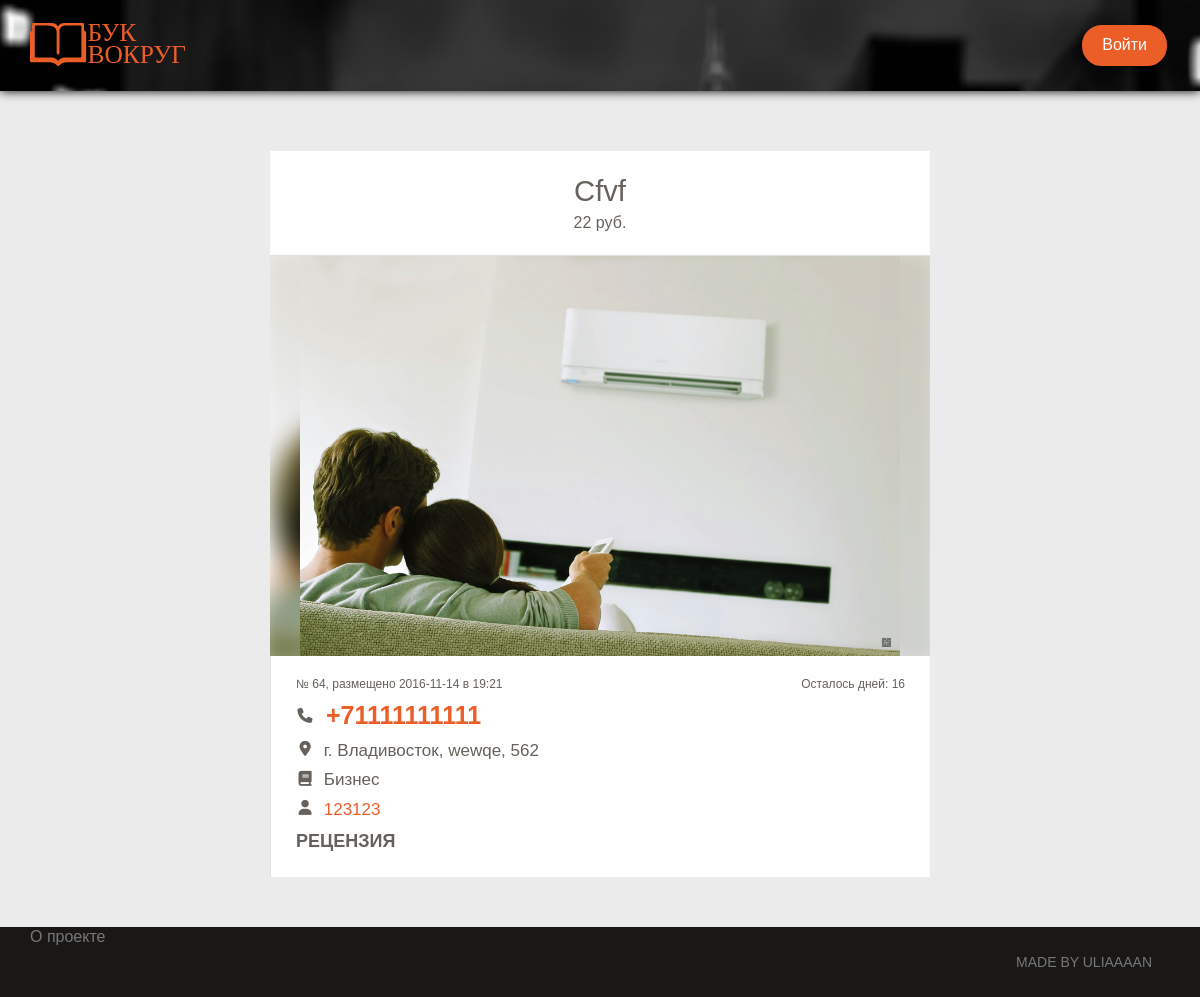
Screenshot of /book.php?bookid=64 with the database file from the repository.
### tables this page shows
CREATE TABLE `books` (
  `id` int(11) NOT NULL,
  `user_id` varchar(10) NOT NULL,
  `booktitle` varchar(100) NOT NULL,
  `bookgenre_id` varchar(10) NOT NULL,
  `textbook` varchar(500) NOT NULL,
  `price` varchar(10) NOT NULL,
  `imgbookurl` varchar(100) NOT NULL,
  `addtime` varchar(20) NOT NULL,
  `endtime` varchar(20) NOT NULL,
  `city_id` varchar(10) NOT NULL
);

CREATE TABLE `users` (
  `id` int(11) NOT NULL,
  `login` varchar(50) NOT NULL,
  `password` varchar(50) NOT NULL,
  `email` varchar(50) NOT NULL,
  `telephone` varchar(10) NOT NULL,
  `city_id` int(10) NOT NULL,
  `street` varchar(50) NOT NULL,
  `building` varchar(10) NOT NULL
);

CREATE TABLE `citys` (
  `id` int(10) NOT NULL,
  `city` varchar(50) NOT NULL
);

CREATE TABLE `bookgenre` (
  `id` int(11) NOT NULL,
  `genre` varchar(50) NOT NULL
);

### functions.php (called while the page is built, shortened)
<?
	$connect = mysqli_connect('localhost', 'root', '12345678','bookvokrug');
	function title() {
	global $connect;
	if ($_GET['bookid']) {
		$bookid = $_GET['bookid'];
		$bookquery = $connect->query("SELECT * FROM `books` WHERE `id` = '$bookid'");
		$bookquery_res = mysqli_fetch_assoc($bookquery);
		$booktitle = $bookquery_res['booktitle'];
    } else if ($_GET['noactivebookid']) {
    	$bookid = $_GET['noactivebookid'];
		$bookquery = $connect->query("SELECT * FROM `booksold` WHERE `id` = '$bookid'");
		$bookquery_res = mysqli_fetch_assoc($bookquery);
		$booktitle = $bookquery_res['booktitle'];
    } else if ($_GET['userid']) {
    	$userid = $_GET['userid'];
		$bookquery = $connect->query("SELECT * FROM `users` WHERE `id` = '$userid'");
		$bookquery_res = mysqli_fetch_assoc($bookquery);
		$userlogin = $bookquery_res['login'];
    } else if ($_GET['editbookid']) {
    	$bookid = $_GET['editbookid'];
		$bookquery = $connect->query("SELECT * FROM `books` WHERE `id` = '$bookid'");
		$bookquery_res = mysqli_fetch_assoc($bookquery);
		$booktitle = $bookquery_res['booktitle'];
    }
	}
	if (isset($_GET['bookid'])) {
		$bookid = $_GET['bookid'];
		$bookquery = $connect->query("SELECT `id`, `user_id`, `booktitle`,`bookgenre_id`,`textbook`,`price`,`imgbookurl`,`addtime`,`endtime` FROM `books` WHERE `id` = '$bookid'");
		$bookquery_res = mysqli_fetch_assoc($bookquery);
		$book_price = $bookquery_res['price'];
		$book_imgbookurl = $bookquery_res['imgbookurl'];
		$book_addtime = $bookquery_res['addtime'];
		$book_endtime = $bookquery_res['endtime'];
		$book_user_id = $bookquery_res['user_id'];
		$book_user_id_query = $connect->query("SELECT `id`, `login`, `password`,`email`,`telephone`,`city_id`,`street`,`building` FROM `users` WHERE `id` = '$book_user_id'");
		$book_user_id_query_mass = mysqli_fetch_assoc($book_user_id_query);
		$book_user_login = $book_user_id_query_mass['login'];
		$book_user_telephone = $book_user_id_query_mass['telephone'];
		$book_user_street = $book_user_id_query_mass['street'];
		$book_user_building = $book_user_id_query_mass['building'];
		$book_user_city_id = $book_user_id_query_mass['city_id'];
		$book_user_city_id_query = $connect->query("SELECT `id`, `city` FROM `citys` WHERE `id` = '$book_user_city_id'");
		$book_user_city_id_query_mass = mysqli_fetch_assoc($book_user_city_id_query);
		$book_user_city = $book_user_city_id_query_mass['city'];
		$book_genre_id = $bookquery_res['bookgenre_id'];
		$book_genre_id_query = $connect->query("SELECT `id`, `genre` FROM `bookgenre` WHERE `id` = '$book_genre_id'");
		$book_genre_id_query_mass = mysqli_fetch_assoc($book_genre_id_query);
		$book_genre_name = $book_genre_id_query_mass['genre'];
		if ($book_endtime > time()) {
			$book_day_to_zero = ($book_endtime - time())/86400;
		} else {
			$book_day_to_zero = 0;
		}
	}
?>

### book.php (the view, shortened to what this page needs)
<? include ('header.php') ?>
<section id="bookpage" class="section-with-space">
	<div class="container center-block text-center">
		<div class="bookmb">
			<div class="bookmb-title"><h3><? echo $booktitle; ?></h3><? echo $book_price; ?> руб.</div>
			<div class="bookmb-main">
			<div class="bookmb-left">
				<div class="bookmb-img">
					<img class="bgbooks" src="http://localhost:88/<? echo $book_imgbookurl; ?>">
				</div>
			</div>
			<div class="bookmb-right">
				<div class="bookmb-info">
					<div class="bookmb-info-top">№ <? echo $bookid; ?>, размещено <? echo date('Y-m-d', $book_addtime); ?> в <? echo date('H:i', $book_addtime); ?>
					</div>
					<div class="bookmb-info-top-right">Осталось дней: <? echo (int)$book_day_to_zero; ?></div>
					<br>
					<div class="bookmb-info-main">
						<div class="bookmb-info-main-simple bookmb-info-main-tel"><small><i class="fa fa-phone" aria-hidden="true"></i></small>
							<a href="tel: 8<? echo $book_user_telephone; ?>">+7<? echo $book_user_telephone; ?></a></div>
							<div class="bookmb-info-main-simple"><small><i class="fa fa-map-marker" aria-hidden="true"></i></small>
						г. <? echo $book_user_city; ?>, <? echo $book_user_street; ?>, <? echo $book_user_building; ?></div>
						<div class="bookmb-info-main-simple"><small><i class="fa fa-book" aria-hidden="true"></i></small>
							<? echo $book_genre_name; ?></div>
						<div class="bookmb-info-main-simple"><small><i class="fa fa-user" aria-hidden="true"></i></small>
							<a href="profile.php?userid=<? echo$book_user_id; ?>"><? echo $book_user_login; ?></a></div>
						<div class="bookmb-contacts-adres">
						<h6>Рецензия</h6>
						</div>
					</div>
				</div>
			</div>
			</div>
		</div>
	</div>
</section>
<? include ('footer.php') ?>

### assets/css/main.css (style rules this page uses)
html { position: relative; min-height: 100%; }
body { margin-bottom: 60px; padding-right: 0px !important; background-color: #EBEBEB; }
.bookmb { max-width: 660px; margin: 0 auto; background-color: #fff; }
.bookmb-title { border-bottom: 1px solid #e1e1e1; padding: 20px; }
.bookmb-title h3 { margin: 0px !important; }
.bookmb-img { position: relative; text-align: center; display: inline-block; vertical-align: top; overflow: hidden; width: 100%; height: 100%; }
.bookmb-img img { position: relative; height: 400px; }
.bookmb-info { text-align: left; padding: 20px 25px 15px 25px; border-left: 1px solid #e1e1e1; }
.bookmb-info-top { float: left; font-size: 12px; }
.bookmb-info-top-right { float: right; font-size: 12px; }
.bookmb-info-top-right { float: right; }
.bookmb-info-main { font-size: 20px; text-align: left; }
.bookmb-info-main a { color: #EB5E28; }
.bookmb-info-main-simple { font-size: 17px; margin-bottom: 5px; }
.bookmb-info-main-simple i { font-size: 15px; margin-right: 5px; }
.bookmb-info-main-simple small { vertical-align: text-bottom; }
.bookmb-info-main-tel { font-size: 25px; font-weight: bold; }

### rows the page displays
books: booktitle "Cfvf", price "22", imgbookurl (picture), addtime "2016-11-14", addtime "19:21", endtime "16"
users: telephone "1111111111", street "wewqe", building "562", login "123123"
citys: city "Владивосток"
bookgenre: genre "Бизнес"

### other values shown
$bookid "64"
